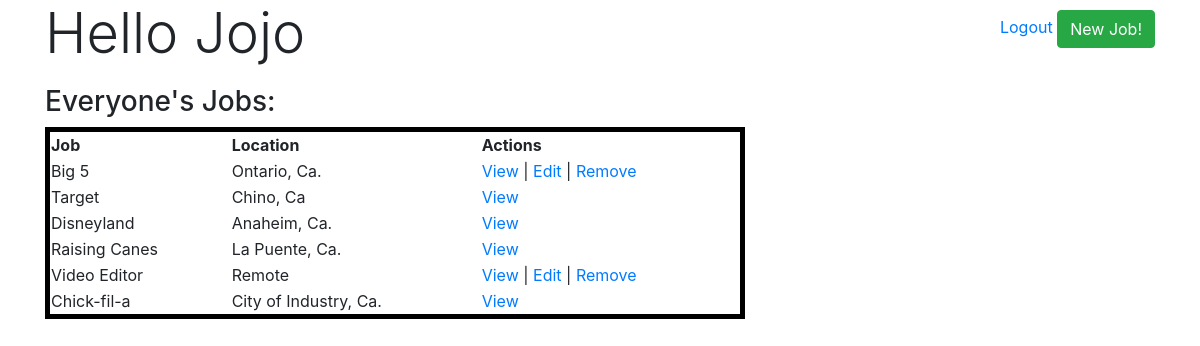
Page /jobs (signed in) on the committed database.
### handy_app/models.py (models this page shows)
class User(models.Model):
    first_name = models.CharField(max_length=255)
    last_name = models.CharField(max_length=255)
    email = models.EmailField(max_length=255)
    password = models.CharField(max_length=255)
    created_at = models.DateField(auto_now_add=True)
    updated_at = models.DateField(auto_now=True)
    objects = UserManager()

class Job(models.Model):
    title = models.CharField(max_length=255)
    description = models.CharField(max_length=255)
    location = models.CharField(max_length=255)
    creator = models.ForeignKey(User, related_name="has_created_jobs", on_delete=models.CASCADE)
    created_at = models.DateTimeField(auto_now_add=True)
    updated_at = models.DateTimeField(auto_now=True)
    objects = JobManager()

### handy_app/views.py (the view)
# urls.py: path("jobs", views.show_all),
def show_all(request):
    if "user_id" not in request.session:
        return redirect('/')
    else:
        context = {
            'all_jobs': Job.objects.all(),
            'this_user': User.objects.get(id=request.session['user_id']),
        }
        return render(request,'jobs.html',context)

### handy_app/templates/jobs.html (shortened to what this page needs)
<!DOCTYPE html>
<html lang="en">
<head>
    <link rel="stylesheet" href="https://stackpath.bootstrapcdn.com/bootstrap/4.3.1/css/bootstrap.min.css"
>
</head>
<body>
    <div class="container">
        <div style="float: right; padding-top: 10px;">
            <a href="/logout">Logout</a>
            <button class="btn btn-success"><a style="color: white;" href="jobs/new">New Job!</a></button>
        </div>
        <div>
            <h2 class="display-4">Hello {{request.session.greeting}}</h2>
        </div>
        <div>
            <h3 style="padding-top: 10px;">Everyone's Jobs:</h3>
        </div>
            <table style="width: 700px; border: 5px solid black;">
                <thead>
                    <tr>
                        <th>Job</th>
                        <th>Location</th>
                        <th>Actions</th>
                    </tr>
                </thead>
                <tbody>
                {% for job in all_jobs %}
                    {% if job.creator.id == request.session.user_id %}
                        <tr>
                            <td>{{job.title}}</td>
                            <td>{{job.location}}</td>
                            <td><a href="jobs/{{job.id}}">View</a> | <a href="jobs/{{job.id}}/edit">Edit</a> | <a href="jobs/{{job.id}}/delete">Remove</a></td>
                        </tr>
                    {% elif job.creator.id != request.session.user_id %}
                        <tr>
                            <td>{{job.title}}</td>
                            <td>{{job.location}}</td>
                            <td><a href="jobs/{{job.id}}">View</a></td>
                        </tr>
                    {% endif %}
                {% endfor %}
                </tbody>
            </table>
        </div>
</body>
</html>

### rows in the picture
User: session.greeting "Jojo"
Job: title "Big 5", location "Ontario, Ca."
Job: title "Target", location "Chino, Ca"
Job: title "Disneyland", location "Anaheim, Ca."
Job: title "Raising Canes", location "La Puente, Ca."
Job: title "Video Editor", location "Remote"
Job: title "Chick-fil-a", location "City of Industry, Ca."
